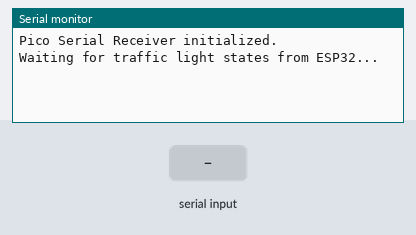
Bench run of a sketch on a simulated Raspberry Pi Pico. Parts: the last lines printed to the serial monitor. The test bench sets the inputs (shaded band).

Above: at 1.2 s.
1.3 s: "1\n" received over the second serial link
At 2.5 s:
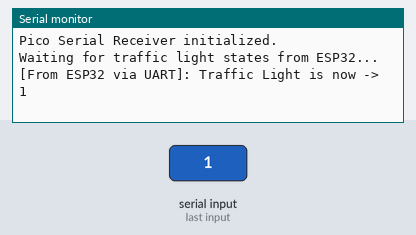
2.8 s: "0\n" received over the second serial link
At 3.7 s:
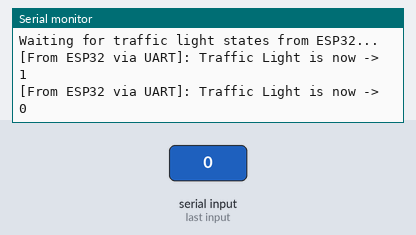
4.3 s: "2\n" received over the second serial link
At 4.8 s:
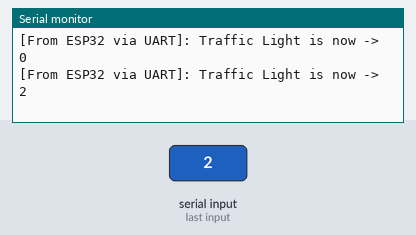

The sketch:

pico_receiver.ino
```cpp
// pico_receiver.ino
// Week 7 & 8: RPi Pico Serial RX
// This code receives the traffic light state from the ESP32 via UART and prints it.

// For RPi Pico, Serial1 uses GP0 (TX) and GP1 (RX) by default.
void setup() {
  // Initialize USB serial for debugging
  Serial.begin(115200);

  // Initialize UART communication to receive from ESP32.
  // Wiring: ESP32 TX (GPIO 17) -> Pico RX (GP1). Must share common GND.
  Serial1.begin(9600);

  Serial.println("Pico Serial Receiver initialized.");
  Serial.println("Waiting for traffic light states from ESP32...");
}

void loop() {
  // Check if data is available from the ESP32 over UART
  if (Serial1.available()) {
    String stateMessage = Serial1.readStringUntil('\n');
    stateMessage.trim(); // Remove whitespace/newlines

    if (stateMessage.length() > 0) {
      Serial.print("[From ESP32 via UART]: Traffic Light is now -> ");
      Serial.println(stateMessage);

      // Additional logic can be added here, such as:
      // if (stateMessage == "STOP") { digitalWrite(PEDESTRIAN_LIGHT, HIGH); }
    }
  }
}
```

Measured:
- after the input at 1.3 s, the serial monitor: prints a new line at once (image 1)
- after the input at 2.8 s, the serial monitor: prints a new line at once (image 2)
- after the input at 4.3 s, the serial monitor: prints a new line at once (image 3)
